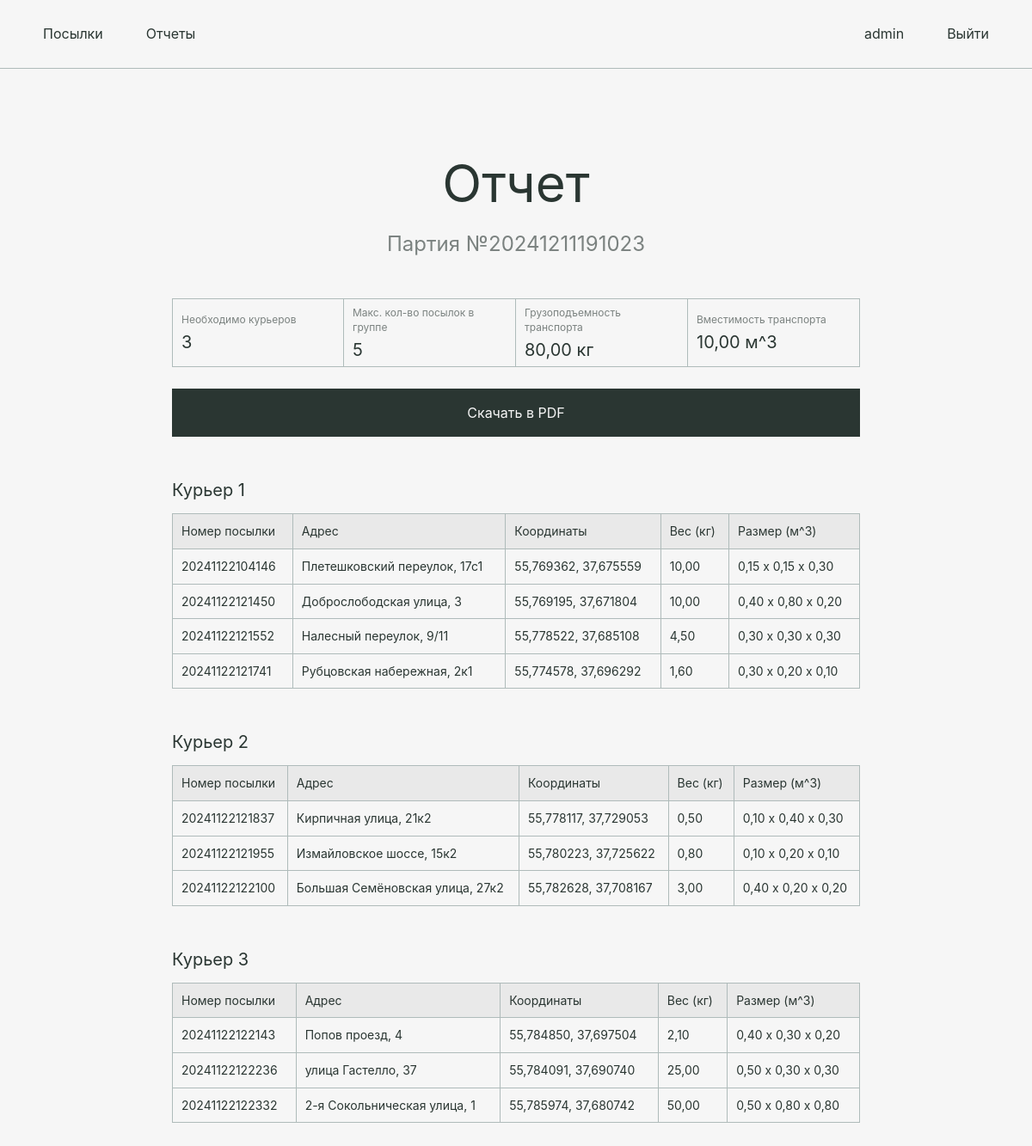
/parcels/report/20241211191023/ (signed in), run on the app's committed database.
### main/models.py (models this page shows, shortened)
class ParcelBatch(models.Model):
    number = models.CharField(max_length=50, unique=True, verbose_name="Номер партии")
    user = models.ForeignKey(User, on_delete=models.CASCADE, verbose_name="Пользователь")
    k = models.PositiveIntegerField(verbose_name="Количество курьеров", validators=[MinValueValidator(1)])
    max_cluster_size = models.PositiveIntegerField(verbose_name="Максимальное количество посылок в группе", validators=[MinValueValidator(1)])
    weight = models.DecimalField(
        max_digits=10, decimal_places=2, verbose_name="Грузоподъемность транспорта",
        validators=[MinValueValidator(0.01)]
    )
    volume = models.DecimalField(
        max_digits=10, decimal_places=2, verbose_name="Вместимость транспорта",
        validators=[MinValueValidator(0.01)]
    )
    class Meta:
        verbose_name = "Партия посылок"
        verbose_name_plural = "Партии посылок"

class Delivery(models.Model):
    parcel_batch = models.ForeignKey(ParcelBatch, on_delete=models.CASCADE, verbose_name="Партия")
    parcel = models.ForeignKey(Parcel, on_delete=models.CASCADE, verbose_name="Посылка")
    group = models.PositiveIntegerField(verbose_name="Группа")
    class Meta:
        verbose_name = "Доставка"
        verbose_name_plural = "Доставки"

class Parcel(models.Model):
    number = models.CharField(max_length=50, unique=True, verbose_name="Номер посылки")
    address = models.CharField(max_length=255, verbose_name="Адрес")
    latitude = models.DecimalField(
        max_digits=9, decimal_places=6, verbose_name="Широта",
        validators=[MinValueValidator(-90), MaxValueValidator(90)]
    )
    longitude = models.DecimalField(
        max_digits=9, decimal_places=6, verbose_name="Долгота",
        validators=[MinValueValidator(-180), MaxValueValidator(180)]
    )
    weight = models.DecimalField(
        max_digits=6, decimal_places=2, verbose_name="Вес (кг)",
        validators=[MinValueValidator(0.01)]
    )
    width = models.DecimalField(
        max_digits=6, decimal_places=2, verbose_name="Ширина коробки (м)",
        validators=[MinValueValidator(0.01)]
    )
    length = models.DecimalField(
        max_digits=6, decimal_places=2, verbose_name="Длина коробки (м)",
        validators=[MinValueValidator(0.01)]
    )
    height = models.DecimalField(
        max_digits=6, decimal_places=2, verbose_name="Высота коробки (м)",
        validators=[MinValueValidator(0.01)]
    )
    is_distributed = models.BooleanField(default=False, verbose_name="Распределена")
    user = models.ForeignKey(User, on_delete=models.CASCADE, verbose_name="Пользователь")
    class Meta:
        verbose_name = "Посылка"
        verbose_name_plural = "Посылки"

### main/views.py (the view)
# urls.py: path('report/<str:batch_number>/', report_view, name='report'),
@login_required
def report_view(request, batch_number):
    parcel_batch = get_object_or_404(ParcelBatch, number=batch_number)
    groups = parcel_batch.delivery_set.all().values_list('group', flat=True).distinct()
    deliveries_by_group = {group: parcel_batch.delivery_set.filter(group=group) for group in groups}
    context = {
        'parcel_batch': parcel_batch,
        'deliveries_by_group': deliveries_by_group,
    }
    return render(request, 'main/report.html', context)

### main/templates/main/report.html (shortened to what this page needs)
{% extends 'main/base.html' %}
{% block header %}
    {% include 'main/header_1.html' %}
{% endblock %}
{% block main %}
    <section class="cover">
        <h1>Отчет</h1>
        <h1 class="subtitle">Партия №{{ parcel_batch.number }}</h1>
    </section>
    <section class="details">
        <div class="report-details">
            <div class="report-details-card">
                <p class="label">Необходимо курьеров</p>
                <h3>{{ parcel_batch.k }}</h3>
            </div>
            <div class="report-details-card">
                <p class="label">Макс. кол-во посылок в группе</p>
                <h3>{{ parcel_batch.max_cluster_size }}</h3>
            </div>
            <div class="report-details-card">
                <p class="label">Грузоподъемность транспорта</p>
                <h3>{{ parcel_batch.weight }} кг</h3>
            </div>
            <div class="report-details-card">
                <p class="label">Вместимость транспорта</p>
                <h3>{{ parcel_batch.volume }} м^3</h3>
            </div>
        </div>
        <a id="download-pdf" class="btn">Скачать в PDF</a>
    </section>
    <section class="report-content">
        {% for group, deliveries in deliveries_by_group.items %}
            <div class="report-content-block">
                <h3>Курьер {{ forloop.counter }}</h3>
                <table>
                    <thead>
                        <tr>
                            <th>Номер посылки</th>
                            <th>Адрес</th>
                            <th>Координаты</th>
                            <th>Вес (кг)</th>
                            <th>Размер (м^3)</th>
                        </tr>
                    </thead>
                    <tbody>
                        {% for delivery in deliveries %}
                            <tr>
                                <td>{{ delivery.parcel.number }}</td>
                                <td>{{ delivery.parcel.address }}</td>
                                <td>{{ delivery.parcel.latitude }}, {{ delivery.parcel.longitude }}</td>
                                <td>{{ delivery.parcel.weight }}</td>
                                <td>{{ delivery.parcel.width }} x {{ delivery.parcel.length }} x {{ delivery.parcel.height }}</td>
                            </tr>
                        {% endfor %}
                    </tbody>
                </table>
            </div>
        {% endfor %}
    </section>
{% endblock %}

### main/templates/main/base.html (shortened to what this page needs)
<!DOCTYPE html>
{% load static %}
<html lang="en">
<head>
    <link rel="stylesheet" href="{% static 'css/style.css' %}">
    <link rel="stylesheet" href="{% static 'css/main.css' %}">
</head>
<body>
    <header>
        {% block header %}{% endblock %}
    </header>
    <main>
        {% block main %}{% endblock %}
    </main>
</body>
</html>

### main/templates/main/header_1.html
<ul class="header-group">
    <li><a href="{% url 'parcels' %}">Посылки</a></li>
    <li><a href="{% url 'reports' %}">Отчеты</a></li>
</ul>
<ul class="header-group">
    <li><p>{{ user.username }}</p></li>
    <li><a href="{% url 'logout' %}" class="logout">Выйти</a></li>
</ul>

### static/css/style.css (style rules this page uses)
:root { --color-black: #2A3632; --color-black-2: rgba(42, 54, 50, 0.6);; --color-green: #2BAF74; --color-white: #F6F6F6; --color-grey: #E9E9E9; --color-border-grey: #AFBBBA; --color-red: #E04B4D; }
* { padding: 0; margin: 0; box-sizing: border-box; }
body { font-family: Inter, sans-serif; color: var(--color-black); background-color: var(--color-white); }
ul, ol { list-style-type: none; }
a { text-decoration: none; font-size: 16px; line-height: 1.4; text-align: center; font-weight: normal; font-style: normal; color: var(--color-black); }
table { width: 100%; border-collapse: collapse; border-spacing: 0; }
th, td { border: 1px solid var(--color-border-grey); padding: 10px; text-align: left; font-size: 14px; line-height: 1.4; font-weight: normal; font-style: normal; }
th { background-color: var(--color-grey); }
h1 { font-size: 60px; line-height: 1.1; text-align: center; font-weight: normal; font-style: normal; }
h3 { font-size: 20px; line-height: 1.2; font-weight: normal; font-style: normal; }
p { font-size: 16px; line-height: 1.4; font-weight: normal; font-style: normal; }
.subtitle { font-size: 24px; line-height: 1.1; font-weight: normal; font-style: normal; color: var(--color-black-2) }
.label { font-size: 12px; line-height: 1.4; font-weight: normal; font-style: normal; color: var(--color-black-2) }
.btn { width: 100%; height: 56px; font-size: 16px; line-height: 1.4; text-align: center; font-weight: normal; font-style: normal; display: flex; justify-content: center; align-items: center; color: var(--color-white); background-color: var(--color-black); cursor: pointer; transition: 0.3s; }

### static/css/main.css (style rules this page uses)
header { width: 100%; height: 80px; display: flex; justify-content: space-between; align-items: center; background-color: var(--color-white); border-bottom: 1px solid var(--color-border-grey); padding: 0 50px; position: fixed; top: 0; z-index: 999; }
main { width: 800px; margin: 0 auto; margin-top: 80px; }
.header-group { display: flex; gap: 50px; }
.cover { display: flex; flex-direction: column; align-items: center; gap: 25px; padding-top: 100px; }
.details { margin-top: 50px; }
.report-details { display: flex; margin-bottom: 25px; }
.report-details-card { width: 200px; height: 80px; display: flex; flex-direction: column; gap: 5px; justify-content: center; padding: 0 10px; border: 1px solid var(--color-border-grey); border-left: none; }
.report-details-card:first-child { border-left: 1px solid var(--color-border-grey); }
.report-content { margin-top: 50px; display: flex; flex-direction: column; gap: 50px; margin-bottom: 100px; }
.report-content-block { display: flex; flex-direction: column; gap: 15px; }

### data on the page
ParcelBatch: number "20241211191023", k "3", max_cluster_size "5", weight "80,00", volume "10,00"
Delivery: parcel.number "20241122104146", parcel.address "Плетешковский переулок, 17с1", parcel.latitude "55,769362", parcel.longitude "37,675559", parcel.weight "10,00", parcel.width "0,15", parcel.length "0,15", parcel.height "0,30"
Delivery: parcel.number "20241122121450", parcel.address "Доброслободская улица, 3", parcel.latitude "55,769195", parcel.longitude "37,671804", parcel.weight "10,00", parcel.width "0,40", parcel.length "0,80", parcel.height "0,20"
Delivery: parcel.number "20241122121552", parcel.address "Налесный переулок, 9/11", parcel.latitude "55,778522", parcel.longitude "37,685108", parcel.weight "4,50", parcel.width "0,30", parcel.length "0,30", parcel.height "0,30"
Delivery: parcel.number "20241122121741", parcel.address "Рубцовская набережная, 2к1", parcel.latitude "55,774578", parcel.longitude "37,696292", parcel.weight "1,60", parcel.width "0,30", parcel.length "0,20", parcel.height "0,10"
Delivery: parcel.number "20241122121837", parcel.address "Кирпичная улица, 21к2", parcel.latitude "55,778117", parcel.longitude "37,729053", parcel.weight "0,50", parcel.width "0,10", parcel.length "0,40", parcel.height "0,30"
Delivery: parcel.number "20241122121955", parcel.address "Измайловское шоссе, 15к2", parcel.latitude "55,780223", parcel.longitude "37,725622", parcel.weight "0,80", parcel.width "0,10", parcel.length "0,20", parcel.height "0,10"
Delivery: parcel.number "20241122122100", parcel.address "Большая Семёновская улица, 27к2", parcel.latitude "55,782628", parcel.longitude "37,708167", parcel.weight "3,00", parcel.width "0,40", parcel.length "0,20", parcel.height "0,20"
Delivery: parcel.number "20241122122143", parcel.address "Попов проезд, 4", parcel.latitude "55,784850", parcel.longitude "37,697504", parcel.weight "2,10", parcel.width "0,40", parcel.length "0,30", parcel.height "0,20"
Delivery: parcel.number "20241122122236", parcel.address "улица Гастелло, 37", parcel.latitude "55,784091", parcel.longitude "37,690740", parcel.weight "25,00", parcel.width "0,50", parcel.length "0,30", parcel.height "0,30"
Delivery: parcel.number "20241122122332", parcel.address "2-я Сокольническая улица, 1", parcel.latitude "55,785974", parcel.longitude "37,680742", parcel.weight "50,00", parcel.width "0,50", parcel.length "0,80", parcel.height "0,80"

### other printed values
{{ user.username }} "admin"
